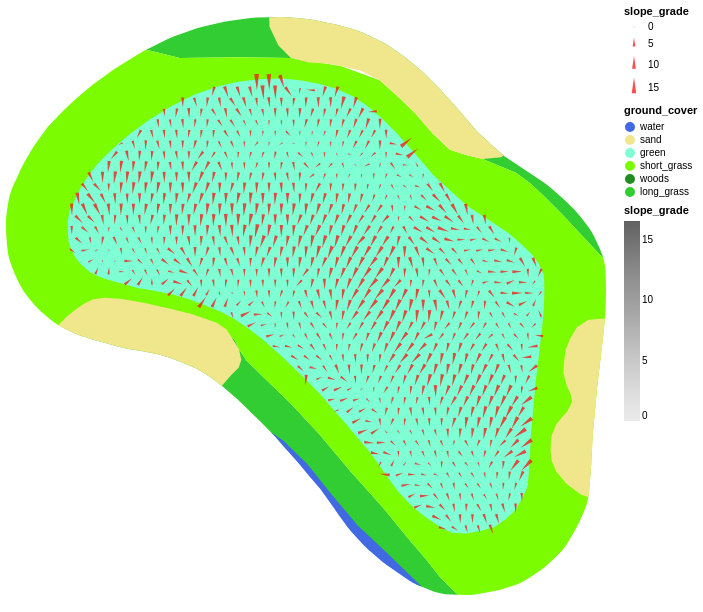

Source (notebook cell):
### Code cell
(surround_features + inclines)

### Figure 1 — Vega-Lite specification as saved in the notebook (floating-point values rounded to 4 significant figures; data arrays with more than 128 entries replaced by an {"elided": "..."} marker saying what was removed)
{"config": {"view": {"continuousWidth": 400, "continuousHeight": 300}}, "layer": [{"data": {"name": "data-bb162885a80b26ea2259b01bc2726094"}, "mark": "geoshape", "encoding": {"color": {"field": "ground_cover", "scale": {"domain": ["water", "sand", "green", "short_grass", "woods", "long_grass"], "range": ["RoyalBlue", "Khaki", "Aquamarine", "LawnGreen", "ForestGreen", "LimeGreen"]}, "type": "nominal"}, "tooltip": [{"field": "name", "type": "nominal"}, {"field": "ground_cover", "type": "nominal"}, {"field": "course_area", "type": "nominal"}]}, "projection": {"reflectY": true, "type": "identity"}}, {"data": {"name": "data-b339c1a34ea53a23999a0590c0363080"}, "mark": {"type": "point", "color": "lightgray", "filled": true, "shape": "wedge"}, "encoding": {"angle": {"field": "slope_heading", "type": "quantitative"}, "color": {"condition": {"value": "red", "selection": "selector002"}, "field": "slope_grade", "scale": {"domainMin": 0.0, "scheme": "greys"}, "type": "quantitative"}, "latitude": {"field": "lon", "type": "quantitative"}, "longitude": {"field": "lat", "type": "quantitative"}, "size": {"field": "slope_grade", "type": "quantitative"}, "tooltip": [{"field": "z", "type": "quantitative"}, {"field": "slope_heading", "type": "quantitative"}, {"field": "slope_grade", "type": "quantitative"}]}, "height": 600, "projection": {"reflectY": true, "type": "identity"}, "selection": {"selector002": {"type": "single", "on": "mouseover", "nearest": true}}, "width": 600}], "$schema": "https://vega.github.io/schema/vega-lite/v4.17.0.json", "datasets": {"data-bb162885a80b26ea2259b01bc2726094": [{"name": "rough", "course_area": "general_area", "ground_cover": "long_grass", "type": "Feature", "geometry": {"type": "Polygon", "coordinates": [[[-693.4, -342.0], [-686.2, -341.1], [-680.2, -343.2], [-679.8, -344.0], [-679.2, -344.9], [-677.7, -346.4], [-675.6, -348.4], [-673.3, -350.9], [-670.7, -353.9], [-668.1, -356.9], [-666.2, -359.2], [-664.6, -361.0], [-663.4, -362.5], [-662.2, -363.8], [-661.9, -363.9], [-662.6, -363.9], [-663.0, -363.9], [-663.4, -363.8], [-663.9, -363.7], [-664.3, -363.6], [-665.2, -363.2], [-665.4, -363.1], [-670.3, -358.4], [-674.4, -353.4], [-676.1, -351.9], [-676.8, -351.1], [-678.1, -349.8], [-679.0, -349.0], [-679.0, -349.0], [-679.9, -348.1], [-681.0, -347.1], [-681.9, -346.4], [-682.7, -345.9], [-683.4, -345.5], [-684.4, -345.1], [-685.3, -344.7], [-686.3, -344.5], [-687.5, -344.2], [-688.8, -344.0], [-689.3, -343.9], [-690.5, -343.5], [-691.7, -343.2], [-692.0, -343.1], [-692.7, -342.9], [-693.2, -342.7], [-693.9, -342.3], [-693.4, -342.0]]]}}, {"name": "rough", "course_area": "general_area", "ground_cover": "long_grass", "type": "Feature", "geometry": {"type": "Polygon", "coordinates": [[[-651.4, -335.4], [-653.7, -333.0], [-655.1, -331.6], [-656.1, -330.6], [-657.3, -329.7], [-660.0, -328.6], [-668.4, -321.4], [-675.6, -320.4], [-679.8, -320.3], [-684.6, -320.4], [-687.3, -319.7], [-685.6, -318.9], [-685.0, -318.6], [-683.2, -318.0], [-682.6, -317.8], [-681.1, -317.5], [-680.6, -317.4], [-678.8, -317.2], [-678.3, -317.1], [-676.4, -317.1], [-675.8, -317.1], [-674.2, -317.2], [-673.7, -317.3], [-672.3, -317.6], [-672.0, -317.7], [-670.6, -318.1], [-670.1, -318.2], [-669.7, -318.4], [-668.3, -319.0], [-668.0, -319.2], [-667.6, -319.4], [-666.4, -320.3], [-666.0, -320.6], [-664.9, -321.5], [-664.6, -321.8], [-663.4, -323.0], [-663.2, -323.2], [-661.6, -325.0], [-661.6, -325.1], [-660.4, -326.4], [-659.2, -327.5], [-658.2, -328.4], [-656.7, -329.4], [-655.1, -330.5], [-654.6, -330.9], [-653.5, -331.8], [-653.3, -332.0], [-652.6, -332.7], [-652.1, -333.2], [-651.5, -334.1], [-651.2, -334.5], [-650.9, -335.0], [-650.5, -335.9], [-650.3, -336.4], [-650.2, -336.6], [-651.4, -335.4]]]}}, {"name": "fairway", "course_area": "general_area", "ground_cover": "short_grass", "type": "Feature", "geometry": {"type": "Polygon", "coordinates": {"elided": "1x116x2 float values"}}}, {"name": "green", "course_area": "putting_green", "ground_cover": "green", "type": "Feature", "geometry": {"type": "Polygon", "coordinates": {"elided": "1x82x2 float values"}}}, {"name": "bunkers", "course_area": "bunker", "ground_cover": "sand", "type": "Feature", "geometry": {"type": "Polygon", "coordinates": [[[-654.1, -350.2], [-653.6, -349.5], [-653.1, -349.1], [-652.8, -348.3], [-652.9, -347.6], [-653.2, -347.0], [-653.5, -346.0], [-653.4, -345.0], [-653.3, -344.1], [-652.9, -343.2], [-652.4, -342.2], [-651.4, -341.6], [-650.1, -341.5], [-650.2, -342.4], [-650.2, -342.5], [-650.4, -344.7], [-650.4, -344.7], [-650.7, -347.0], [-650.9, -349.3], [-651.1, -351.2], [-651.2, -353.1], [-651.2, -353.3], [-651.4, -355.5], [-651.4, -356.0], [-652.0, -355.8], [-653.2, -354.9], [-654.0, -353.9], [-654.4, -353.1], [-654.5, -352.2], [-654.4, -351.0], [-654.1, -350.2]]]}}, {"name": "bunkers", "course_area": "bunker", "ground_cover": "sand", "type": "Feature", "geometry": {"type": "Polygon", "coordinates": [[[-694.4, -342.0], [-693.7, -341.4], [-693.0, -340.8], [-692.3, -340.3], [-691.6, -340.0], [-690.7, -339.8], [-689.3, -339.9], [-687.5, -340.2], [-685.4, -340.7], [-683.5, -341.2], [-681.6, -341.9], [-680.8, -342.4], [-679.8, -344.0], [-679.6, -344.9], [-679.8, -345.5], [-680.4, -346.1], [-681.1, -346.9], [-681.2, -347.0], [-681.9, -346.4], [-682.7, -345.9], [-683.4, -345.5], [-684.4, -345.1], [-685.3, -344.7], [-686.3, -344.5], [-687.5, -344.2], [-688.8, -344.0], [-689.3, -343.9], [-690.5, -343.5], [-691.7, -343.2], [-692.0, -343.1], [-692.7, -342.9], [-693.2, -342.7], [-694.0, -342.3], [-694.4, -342.1], [-694.4, -342.0]]]}}, {"name": "bunkers", "course_area": "bunker", "ground_cover": "sand", "type": "Feature", "geometry": {"type": "Polygon", "coordinates": [[[-658.5, -328.4], [-660.0, -328.6], [-661.3, -328.3], [-662.7, -327.8], [-664.0, -326.6], [-665.4, -325.0], [-666.8, -323.6], [-668.4, -322.2], [-669.9, -321.4], [-671.5, -321.0], [-672.7, -320.8], [-674.1, -320.8], [-675.6, -320.4], [-676.6, -319.4], [-677.3, -317.9], [-677.3, -317.1], [-676.4, -317.1], [-675.8, -317.1], [-674.2, -317.2], [-673.7, -317.3], [-672.3, -317.6], [-672.0, -317.7], [-670.6, -318.1], [-670.1, -318.2], [-669.7, -318.4], [-668.3, -319.0], [-668.0, -319.2], [-667.6, -319.4], [-666.4, -320.3], [-666.0, -320.6], [-664.9, -321.5], [-664.6, -321.8], [-663.4, -323.0], [-663.2, -323.2], [-661.6, -325.0], [-661.6, -325.1], [-660.4, -326.4], [-659.2, -327.5], [-658.3, -328.3], [-658.5, -328.4]]]}}, {"name": "water_hazard", "course_area": "penalty_area", "ground_cover": "water", "type": "Feature", "geometry": {"type": "Polygon", "coordinates": [[[-676.1, -351.5], [-674.2, -353.4], [-672.3, -355.7], [-670.2, -358.3], [-667.8, -360.5], [-665.5, -362.7], [-664.9, -363.3], [-665.2, -363.2], [-665.7, -362.9], [-666.2, -362.7], [-667.8, -361.5], [-668.2, -361.2], [-669.2, -360.3], [-669.7, -359.9], [-670.6, -358.9], [-670.9, -358.5], [-671.6, -357.5], [-671.7, -357.5], [-672.4, -356.4], [-673.2, -355.3], [-673.9, -354.5], [-674.0, -354.4], [-675.0, -353.2], [-676.0, -352.1], [-676.0, -352.0], [-676.8, -351.1], [-677.2, -350.7], [-676.1, -351.5]]]}}], "data-b339c1a34ea53a23999a0590c0363080": {"elided": "919 records"}}}
